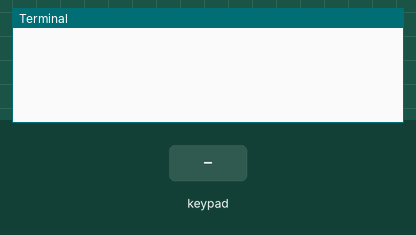
Recording of a program running on a simulated Raspberry Pi (BCM pin numbers). Shown: the last lines printed to the terminal. The inputs (shaded band) are chosen by the test bench.

Above: at 1.2 s.
1.3 s: key '1' pressed
At 1.8 s:
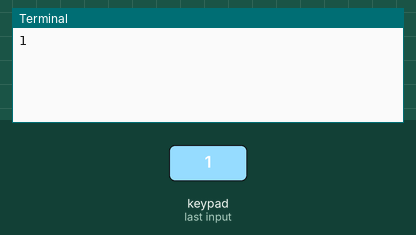
2.8 s: keypad keys 1 2 * pressed 0.4 s apart
At 4.7 s:
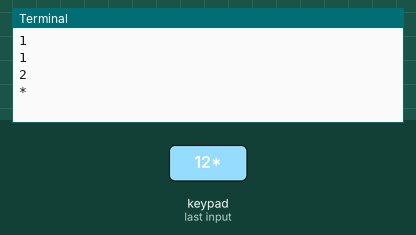
5.5 s: key '6' pressed
At 6.2 s:
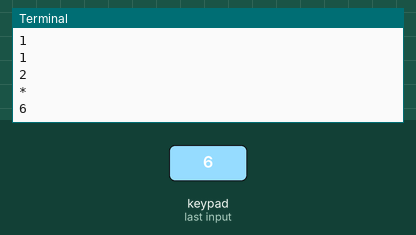
7.0 s: key 'C' pressed
At 8.5 s:
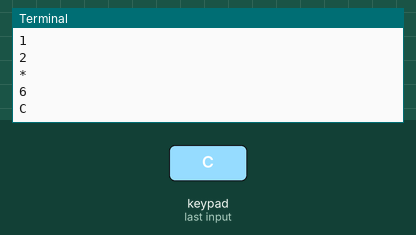
Timing chart, 0 to 9.5 s (numbered marks = the images above; inputs shaded):
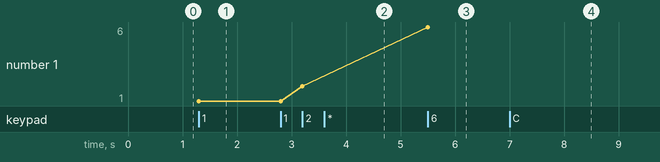

Measured:
- after the input at 1.3 s, the terminal: prints a new line at once (image 1)
- after the input at 2.8 s, the terminal: prints a new line after 0.40 s (image 2)
- after the input at 5.5 s, the terminal: prints a new line at once (image 3)
- after the input at 7.0 s, the terminal: prints a new line at once (image 4)
- plotted number 1: 1 → 2 after the input at 2.8 s, 2 → 6 after the input at 5.5 s

The program:

keypad.py
```python
import RPi.GPIO as GPIO

GPIO.setmode(GPIO.BCM)

MATRIX = [ [1,2,3,'A'],
           [4,5,6,'B'],
           [7,8,9,'C'],
           ['*',0,'#','D'] ]

ROW = [19,20,21,22]
COL = [24,25,26,27]

for j in range(4):
    GPIO.setup(COL[j], GPIO.OUT)
    GPIO.output(COL[j], 1)

for i in range(4):
    GPIO.setup(ROW[i], GPIO.IN, pull_up_down = GPIO.PUD_UP)

try:
    while (True):
        for j in range(4):
            GPIO.output(COL[j], 0)

            for i in range(4):
                if GPIO.input(ROW[i]) == 0:
                    print MATRIX[i][j]
                    while(GPIO.input(ROW[i]) == 0):
                        pass

            GPIO.output(COL[j], 1)


except KeyboardInterrupt:
    GPIO.cleanup()
```
